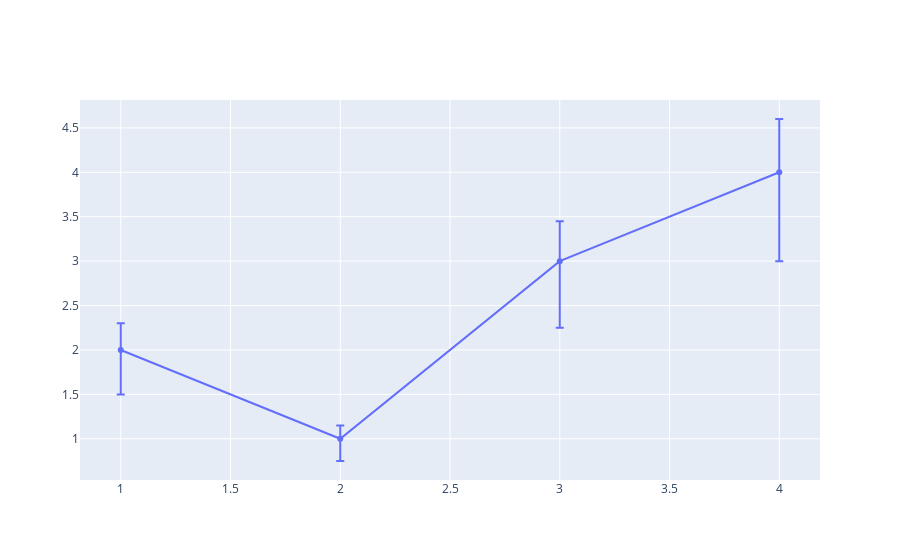

This figure's notebook cell:
### Markdown cell above
## Asymmetric Error Bars with a Constant Offset

### Code cell
fig = go.Figure(
    data=go.Scatter(
        x=[1, 2, 3, 4],
        y=[2, 1, 3, 4],
        error_y=dict(
            type="percent", symmetric=False, value=15, valueminus=25, visible=True
        ),
    )
)
fig.show()

### Figure 1 — Plotly figure (JSON) as saved in the notebook; plotly's stock layout.template omitted (floating-point values rounded to 4 significant figures)
{"data": [{"error_y": {"symmetric": false, "type": "percent", "value": 15, "valueminus": 25, "visible": true}, "type": "scatter", "x": [1, 2, 3, 4], "y": [2, 1, 3, 4]}], "layout": {}}
